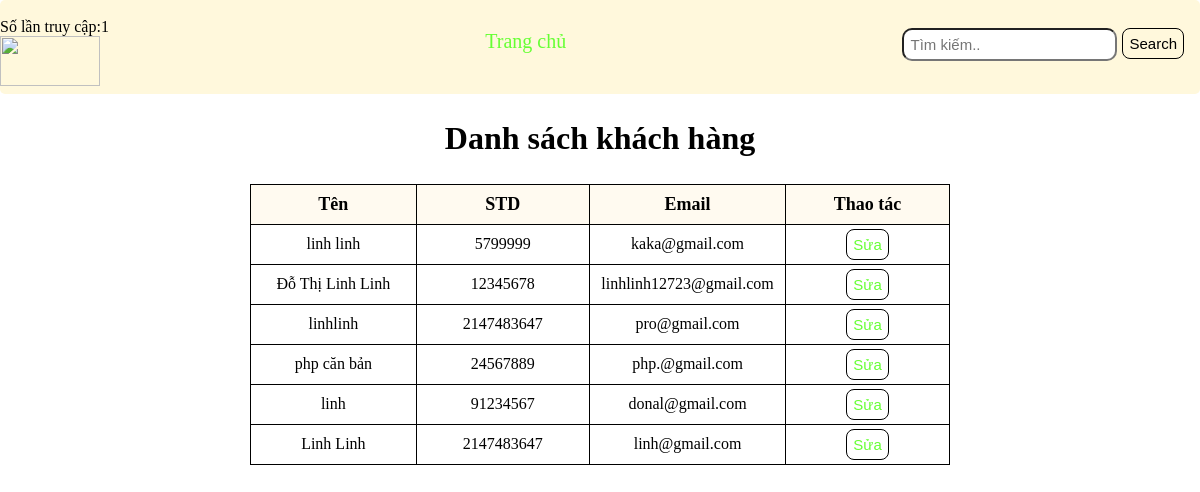
The app's page /KH.php with its own data.
### tables this page shows
CREATE TABLE `customer` (
  `makh` varchar(50) NOT NULL,
  `tenkh` varchar(100) NOT NULL,
  `phone` int(11) NOT NULL,
  `email` varchar(50) NOT NULL,
  `diachi_lienhe` varchar(300) NOT NULL,
  `diachi_giaohang` varchar(300) NOT NULL
);

### connect.php (called while the page is built, shortened)
<?php
function getRes($result)
{
    $res = array();
    foreach($result as $key => $value){
        $res[$key] = $value;
    }
    return $res;
}
?>

### KH.php (the view)
<?php require_once "./view/header.php"; ?>
<body>
  <?php
    require_once "view/header1.php";
    require_once "connect.php";
    if(isset($_GET["id"])) {
        $id = $_GET["id"];
        $sql = "select * from customer where makh = '$id';";
        $rel = mysqli_query($conn, $sql);
        $res = getRes($rel);
        ?>
  <form action="" method="post" enctype="multipart/form-data">
    <table width="450" height="200" align="center" class="dkitv">
      <tr>
        <td colspan="2" style="text-align:center; font-size: 20px" bgcolor="#FFCCFF">
          <h3>Thay đổi thông tin khách hàng</h3>
        </td>
      </tr>
      <tr>
        <td>Fullname</td>
        <td><input type="text" name="txt_fullname" placeholder="Nhập đầy đủ họ tên"
            value="<?php echo $res[0]["tenkh"]?>" />
        </td>
      </tr>
      <tr>
        <td>SDT</td>
        <td><input type="text" name="txt_password" placeholder="So dien thoai" value="<?php echo $res[0]["phone"]?>" />
        </td>
      </tr>
      <tr>
        <td>Email</td>
        <td><input type="text" name="txt_email" value="<?php echo $res[0]["email"]?>" /></td>
      </tr>
      <tr>
        <td>Địa chỉ liên hệ</td>
        <td>
          <textarea name="txt_address" rows="8" cols="18"
            placeholder="Nhập địa chỉ"><?php echo $res[0]["diachi_lienhe"]?></textarea>
        </td>
      </tr>
      <tr>
        <td>Địa chỉ giao hàng</td>
        <td>
          <textarea name="txt_address_gh" rows="8" cols="18"
            placeholder="Nhập địa chỉ"><?php echo $res[0]["diachi_giaohang"]?></textarea>
        </td>
      </tr>
      <tr>
        <td colspan="2" align="center"><input name="Login" type="submit" value="Cập nhât" />
          <input name="Reset" type="reset" value="reset" />
        </td>
      </tr>
    </table>
  </form>
        <?php
        $txt_fullname = "";
        $txt_email = "";
        $txt_address = "";
        $txt_address_gh = "";
        if(isset($_POST["Login"])) {
            $txt_fullname = $_POST["txt_fullname"];
            $txt_email = $_POST["txt_email"];
            $txt_password = $_POST['txt_password'];
            $txt_address=$_POST["txt_address"];
            $txt_address_gh=$_POST["txt_address_gh"];
            $sql = "UPDATE `customer` SET `tenkh`='$txt_fullname',
        `phone`='$txt_password',`Email`='$txt_email',
        `diachi_lienhe`='$txt_address',`diachi_lienhe`='$txt_address_gh' WHERE makh = '$id'";
            $rel = mysqli_query($conn, $sql);
            echo "Đã thay doi thanh cong ";
            header('location: KH.php');
            exit();
        }
    }
    else {
        $sql = "select * from customer;";
        $rel = mysqli_query($conn, $sql);
        $res = getRes($rel);
        ?>
  <div class="container">
    <h1>Danh sách khách hàng</h1>
    <table class="table">
      <thead>
        <tr>
          <th width="200px">Tên</th>
          <th width="200px">STD</th>
          <th width="200px">Email</th>
          <th width="200px">Thao tác</th>
        </tr>
      </thead>
        <?php
        for( $i = 0; $i < count($res); $i++ ) {
            ?>
      <tr>
        <td><?php echo $res[$i]["tenkh"]?></td>
        <td><?php echo $res[$i]["phone"]?></td>
        <td><?php echo $res[$i]["email"]?></td>
        <td><button><a href=" ?id=<?php echo $res[$i]['makh']?>">Sửa</a></button></td>
      </tr>
            <?php
        }
    }
    ?>
    </table>
  </div>
</body>
</html>

### public/stylee.css (style rules this page uses)
body { margin: 0; padding: 0; box-sizing: border-box; }
a { text-decoration: none; color: #6F3; }
button { float: right; padding: 6px; margin-top: 8px; margin-right: 16px; background: center; font-size: 15px; border: 1px solid; border-radius: 8px; cursor: pointer; }
.table { border-collapse: collapse; }
.table td, .table th { border: 1px solid; text-align: center; }
.table th { background-color: floralwhite; }
.table tr, .table thead { height: 40px; }
.table thead { font-size: large; }
.table td > button { margin: auto; float: none; }
.container { display: flex; width: 700px; align-items: center; justify-content: center; margin: auto; flex-direction: column; }
h1 { padding: 5px; }

### records on screen
customer: tenkh "linh linh", phone "5799999", email "kaka@gmail.com"
customer: tenkh "Đỗ Thị Linh Linh", phone "12345678", email "linhlinh12723@gmail.com"
customer: tenkh "linhlinh", phone "2147483647", email "pro@gmail.com"
customer: tenkh "php căn bản", phone "24567889", email "php.@gmail.com"
customer: tenkh "linh", phone "91234567", email "donal@gmail.com"
customer: tenkh "Linh Linh", phone "2147483647", email "linh@gmail.com"

### other values on screen
$_SESSION['counter'] "1"
